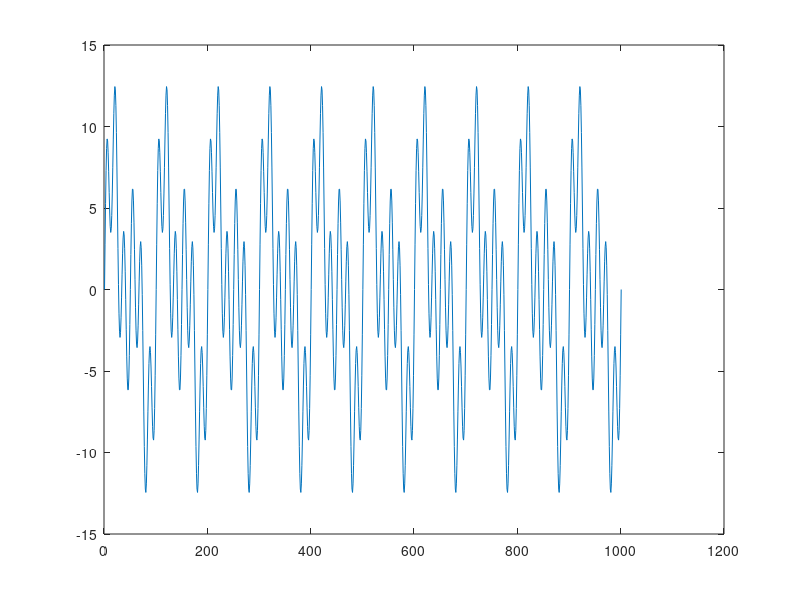
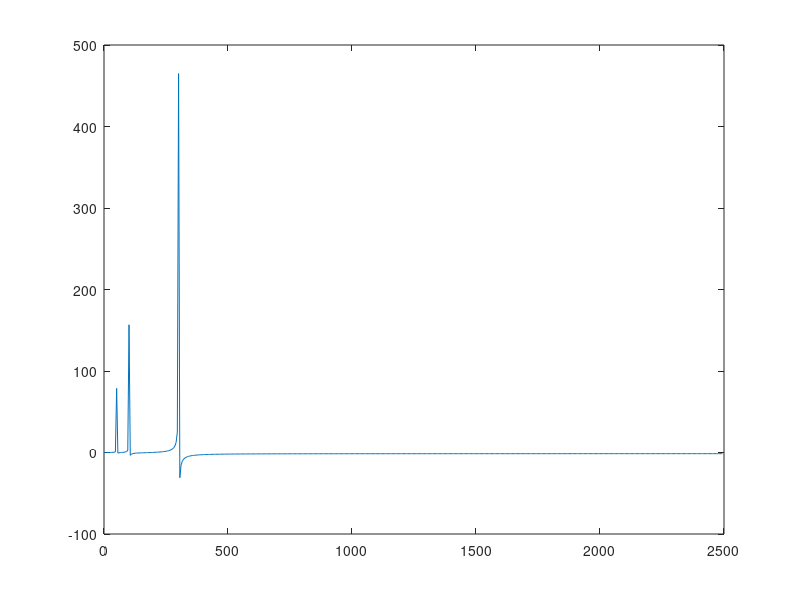

Write the MATLAB code that produced these figures, in order.
%% motivate by http://grasshoppernetwork.com/showthread.php?tid=629
%% create signal
a=5;
c=1;
m=2;
f=50;
n=10;%no of sample per second?
fs=100*f;% @least twice by nequist
ts=1/fs;
t=0:ts:n/f;
x = c+a*sin(2*pi*f*t)+a*sin(2*pi*m*f*t)+a*sin(2*pi*2*m*f*t);
plot(x);
fx=fft(x);
plot(real(fx))
[idx val]=max(real(fx))


%% orig
f=50;
A=5;
Fs=f*100;
Ts=1/Fs;
t=0:Ts:10/f;
x=A*sin(2*pi*f*t);
plot(x),grid on;
F=fft(x);
plot(real(F)),grid on
[idx val]=max(real(F))

%% mix signal
x1=A*sin(2*pi*(f+50)*t);
x2=A*sin(2*pi*(f+250)*t);
x=x+x1+x2; 
F=fft(x);
plot(real(F)),grid on
[idx val]=max(real(F))

%% extract main 
F2=zeros(length(F),1);
F2(10:11)=F(10:11);
xr=ifft(F2);
plot(real(xr)),grid on

%% recreate
clear all;
clc;
close all
f=50;
A=5;
Fs=f*100;
Ts=1/Fs;
t=0:Ts:10/f;
x=A*sin(2*pi*f*t);
x1=A*sin(2*pi*(f+50)*t);
x2=A*sin(2*pi*(f+250)*t);
x=x+x1+x2;
plot(x)
F=fft(x);
figure
N=Fs/length(F);
baxis=(1:N:N*(length(x)/2-1));
plot(baxis,real(F(1:length(F)/2))) 

